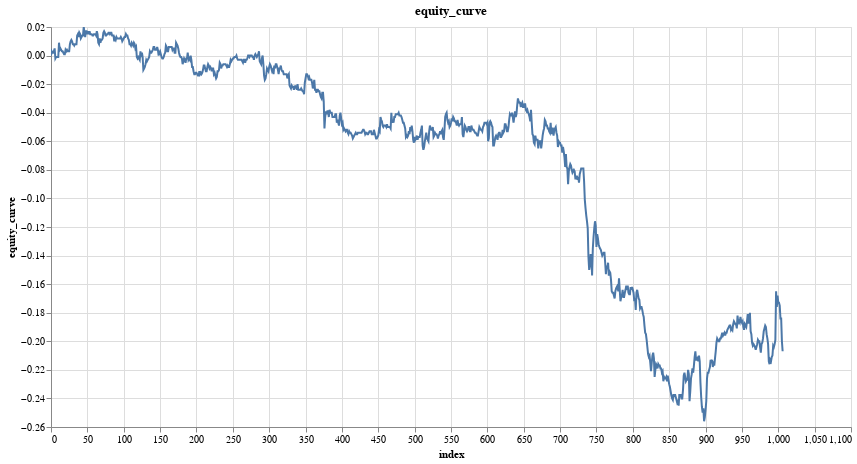

Here is the notebook cell this chart was saved with:
### Code cell
research.plot_column(trade_results, 'equity_curve')

### Figure 1 — Vega specification as saved in the notebook (floating-point values rounded to 4 significant figures; data arrays with more than 128 entries replaced by an {"elided": "..."} marker saying what was removed)
{"$schema": "https://vega.github.io/schema/vega/v5.json", "data": [{"name": "param_6_store"}, {"name": "source_0", "values": {"elided": "1007 records"}}, {"name": "source_0_x_domain_index", "values": [{"min": 0, "max": 1006}]}, {"name": "source_0_y_domain_equity_curve", "values": [{"min": -0.256, "max": 0.02}]}], "signals": [{"name": "unit", "value": {}, "on": [{"events": "pointermove", "update": "isTuple(group()) ? group() : unit"}]}, {"name": "param_6", "update": "vlSelectionResolve(\"param_6_store\", \"union\")"}, {"name": "param_6_index", "on": [{"events": [{"source": "view", "type": "dblclick"}], "update": "null"}, {"events": {"signal": "param_6_translate_delta"}, "update": "panLinear(param_6_translate_anchor.extent_x, -param_6_translate_delta.x / width)"}, {"events": {"signal": "param_6_zoom_delta"}, "update": "zoomLinear(domain(\"x\"), param_6_zoom_anchor.x, param_6_zoom_delta)"}]}, {"name": "param_6_equity_curve", "on": [{"events": [{"source": "view", "type": "dblclick"}], "update": "null"}, {"events": {"signal": "param_6_translate_delta"}, "update": "panLinear(param_6_translate_anchor.extent_y, param_6_translate_delta.y / height)"}, {"events": {"signal": "param_6_zoom_delta"}, "update": "zoomLinear(domain(\"y\"), param_6_zoom_anchor.y, param_6_zoom_delta)"}]}, {"name": "param_6_tuple", "on": [{"events": [{"signal": "param_6_index || param_6_equity_curve"}], "update": "param_6_index && param_6_equity_curve ? {unit: \"\", fields: param_6_tuple_fields, values: [param_6_index,param_6_equity_curve]} : null"}]}, {"name": "param_6_tuple_fields", "value": [{"field": "index", "channel": "x", "type": "R"}, {"field": "equity_curve", "channel": "y", "type": "R"}]}, {"name": "param_6_translate_anchor", "value": {}, "on": [{"events": [{"source": "scope", "type": "pointerdown"}], "update": "{x: x(unit), y: y(unit), extent_x: domain(\"x\"), extent_y: domain(\"y\")}"}]}, {"name": "param_6_translate_delta", "value": {}, "on": [{"events": [{"source": "window", "between": [{"source": "scope", "type": "pointerdown"}, {"source": "window", "type": "pointerup"}], "type": "pointermove", "consume": true}], "update": "{x: param_6_translate_anchor.x - x(unit), y: param_6_translate_anchor.y - y(unit)}"}]}, {"name": "param_6_zoom_anchor", "on": [{"events": [{"source": "scope", "type": "wheel", "consume": true}], "update": "{x: invert(\"x\", x(unit)), y: invert(\"y\", y(unit))}"}]}, {"name": "param_6_zoom_delta", "on": [{"events": [{"source": "scope", "consume": true, "type": "wheel"}], "update": "pow(1.001, event.deltaY * pow(16, event.deltaMode))", "force": true}]}, {"name": "param_6_modify", "on": [{"events": {"signal": "param_6_tuple"}, "update": "modify(\"param_6_store\", param_6_tuple, true)"}]}], "marks": [{"type": "line", "name": "marks", "from": {"data": "source_0"}, "sort": {"field": "x"}, "encode": {"update": {"tooltip": {"signal": "{\"index\": format(datum[\"index\"], \"\"), \"equity_curve\": format(datum[\"equity_curve\"], \"\")}"}, "y": {"field": "equity_curve", "scale": "y"}, "stroke": {"value": "#4c78a8"}, "x": {"field": "index", "scale": "x"}, "defined": {"signal": "isValid(datum[\"index\"]) && isFinite(+datum[\"index\"]) && isValid(datum[\"equity_curve\"]) && isFinite(+datum[\"equity_curve\"])"}}}, "clip": true, "style": ["line"], "interactive": true}], "scales": [{"name": "x", "type": "linear", "domain": [{"signal": "(data(\"source_0_x_domain_index\")[0] || {}).min"}, {"signal": "(data(\"source_0_x_domain_index\")[0] || {}).max"}], "range": [0, {"signal": "width"}], "nice": true, "domainRaw": {"signal": "param_6[\"index\"]"}, "zero": false}, {"name": "y", "type": "linear", "domain": [{"signal": "(data(\"source_0_y_domain_equity_curve\")[0] || {}).min"}, {"signal": "(data(\"source_0_y_domain_equity_curve\")[0] || {}).max"}], "range": [{"signal": "height"}, 0], "nice": true, "domainRaw": {"signal": "param_6[\"equity_curve\"]"}, "zero": true}], "axes": [{"scale": "x", "aria": false, "domain": false, "labels": false, "tickCount": {"signal": "ceil(width/40)"}, "gridScale": "y", "grid": true, "maxExtent": 0, "minExtent": 0, "ticks": false, "zindex": 0, "orient": "bottom"}, {"scale": "y", "zindex": 0, "gridScale": "x", "domain": false, "maxExtent": 0, "ticks": false, "aria": false, "grid": true, "orient": "left", "tickCount": {"signal": "ceil(height/40)"}, "labels": false, "minExtent": 0}, {"scale": "x", "labelFlush": true, "grid": false, "orient": "bottom", "title": "index", "labelOverlap": true, "tickCount": {"signal": "ceil(width/40)"}, "zindex": 0}, {"scale": "y", "tickCount": {"signal": "ceil(height/40)"}, "title": "equity_curve", "grid": false, "labelOverlap": true, "zindex": 0, "orient": "left"}], "title": {"text": "equity_curve", "frame": "group"}, "width": 800, "height": 400, "style": "cell", "padding": 5, "background": "white"}
